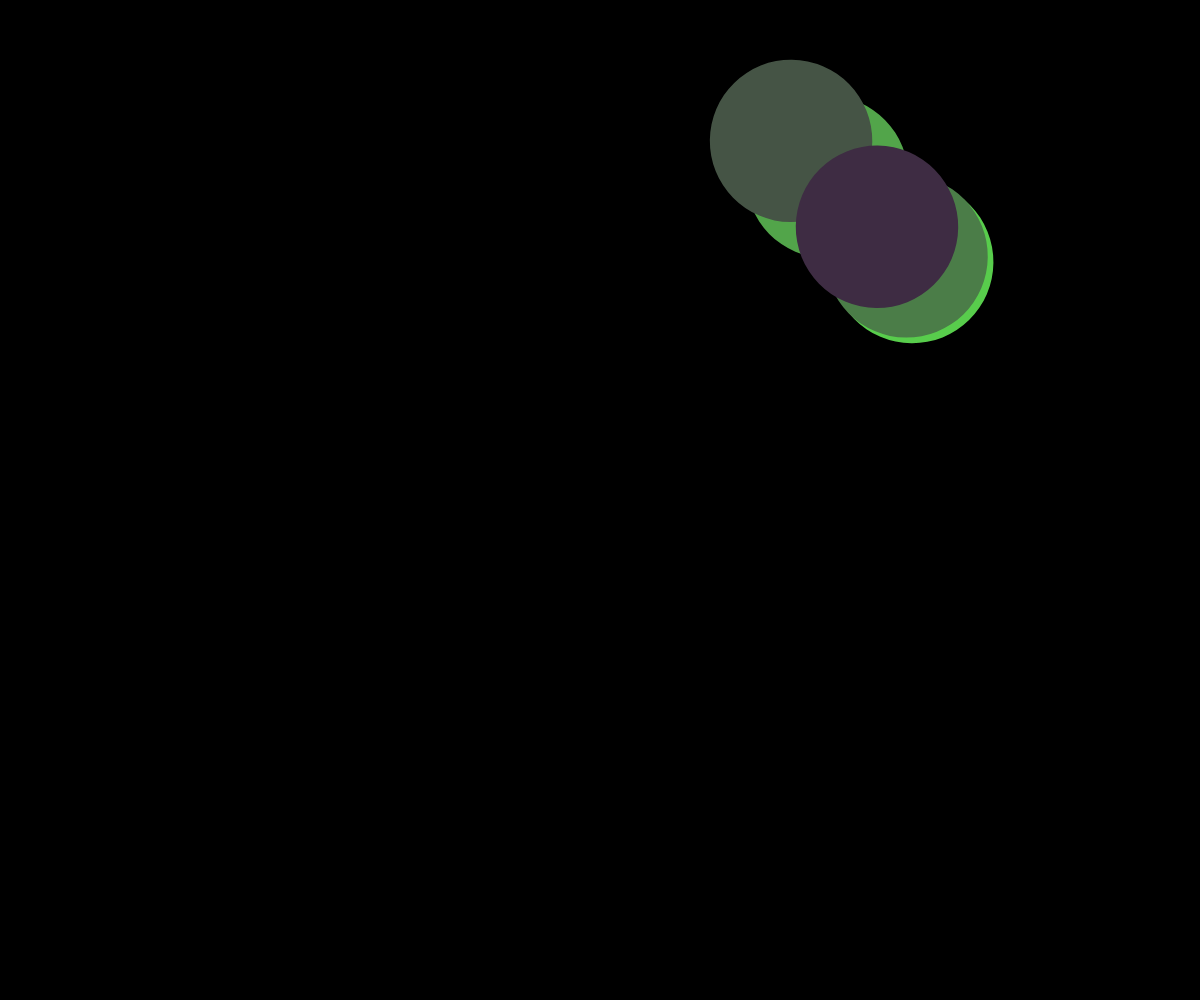
Frame 1 (no input)
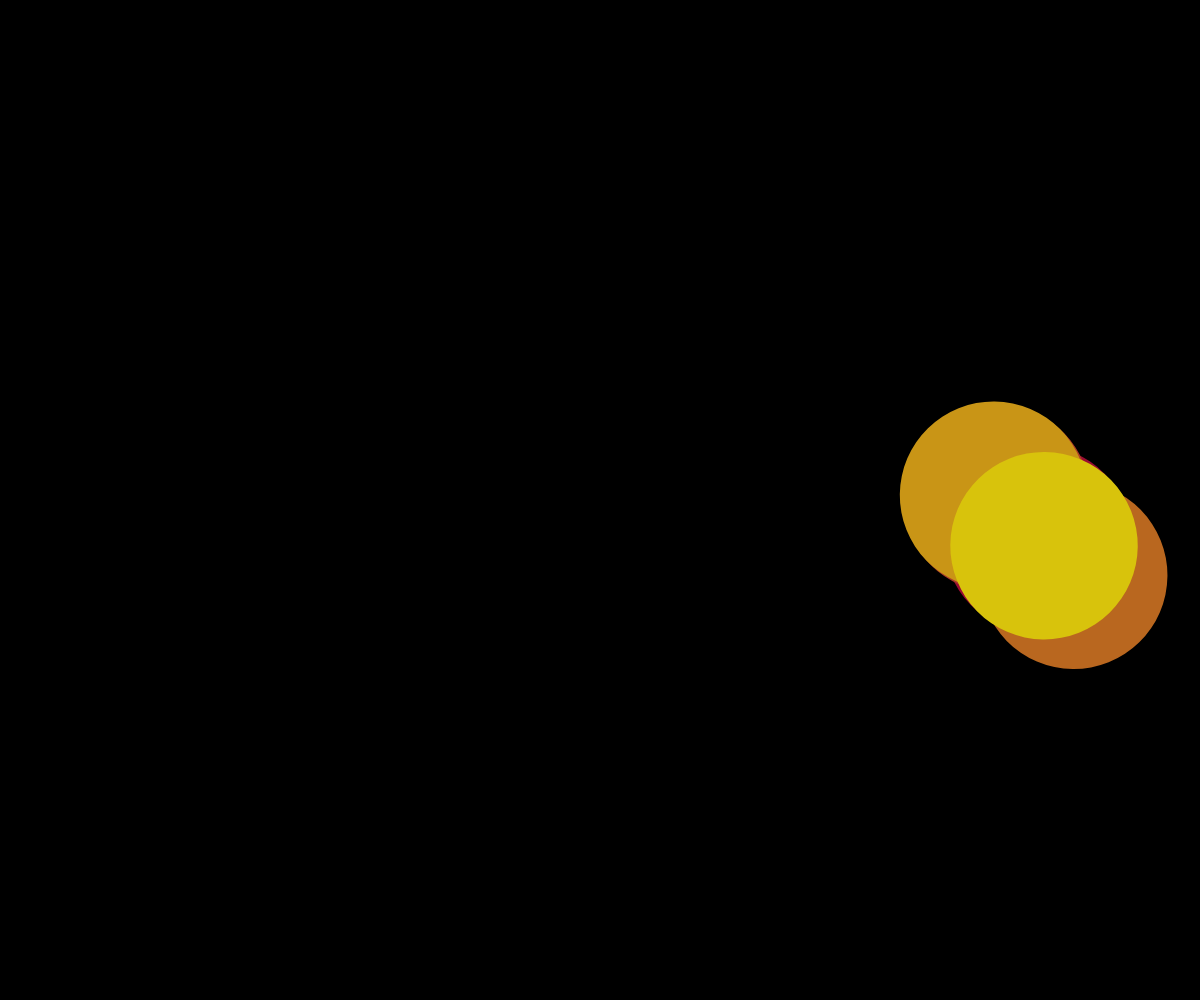
Frame 60 (no input)
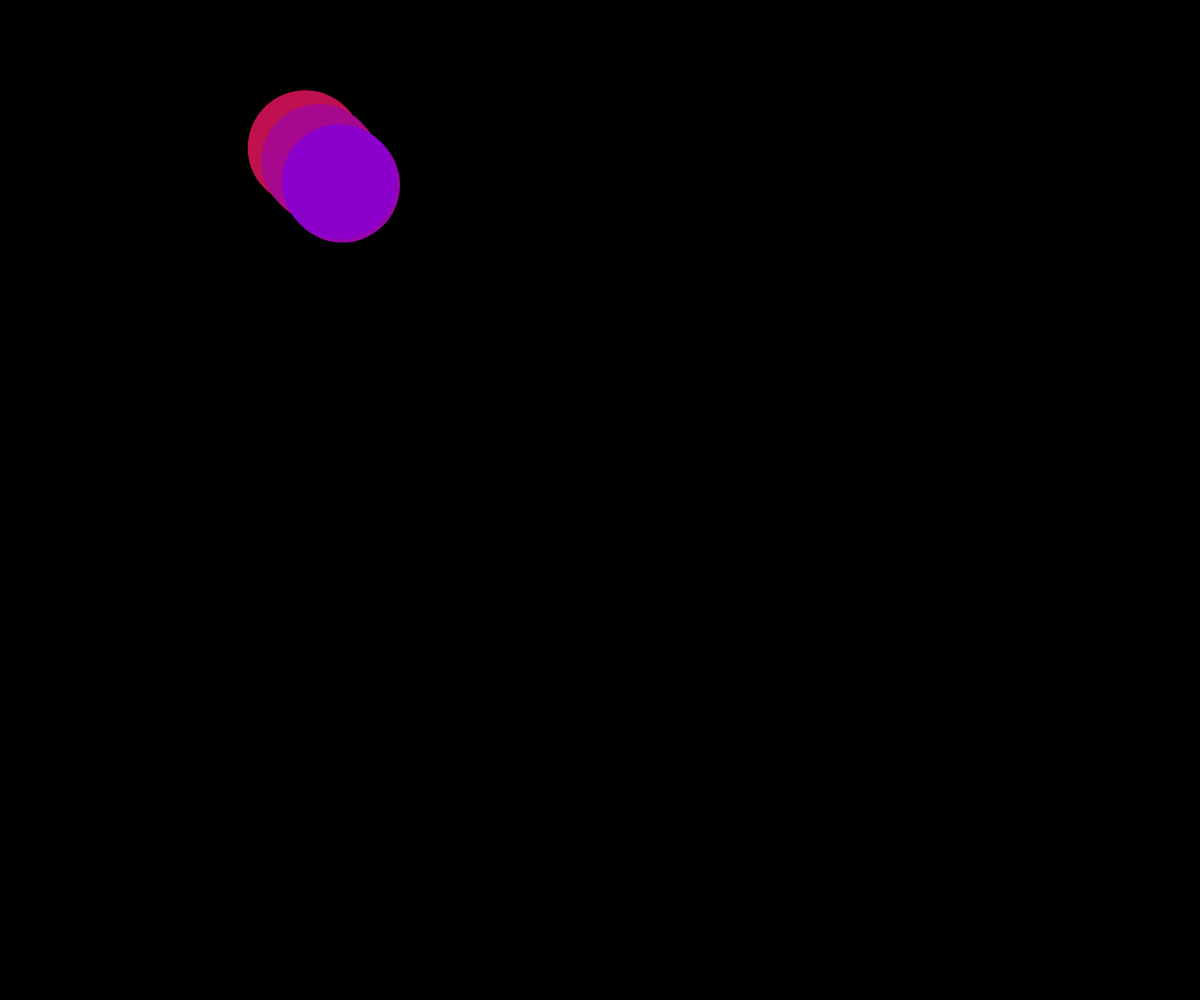
Frame 120 (the mouse pressed at the canvas centre since frame 60)

The p5.js sketch that drew these frames (run headless with seeded random() and noise() and a simulated clock; from frame 60 on, the mouse is pressed at the canvas centre):

// p5.js sketch
// ── sketch.js
// p5.js Screensaver

// Intentions: My goal for this project is to create an abstract screensaver-style animation that combines slow movements and mostly dark imagery. I want to experiment with geometric shapes and color gradients to create a visually captivating experience.

// Reflecting on the Outcome: I'm satisfied with how the screensaver turned out. I used a combination of random movements and smooth transitions to create a sense of fluidity and calmness. The dark background allows the shapes to stand out and creates a soothing visual effect. Overall, I believe I achieved my goal of creating an interesting screensaver-style animation.

// In this p5.js screensaver, I aimed to create an abstract animation that combines slow movements and mostly dark imagery, inspired by classic screensavers. The animation consists of randomly positioned and sized circles that move in a fluid and smooth manner. The colors of the circles transition in a gradient, creating a visually captivating effect. The intention is to provide a visually pleasing and calming experience that can be enjoyed indefinitely.

// By experimenting with geometric shapes, color gradients, and smooth animations, this screensaver-style project captures the essence of traditional screensavers while adding a touch of modern creativity.
function setup() {
  createCanvas(windowWidth, windowHeight);
}

function draw() {
  background(0); // Set a dark background

  // Generate random position and size for shapes
  let x = random(width);
  let y = random(height);
  let size = random(50, 200);

  // Generate random color gradient
  let fromColor = color(random(255), random(255), random(255));
  let toColor = color(random(255), random(255), random(255));

  // Create animated shapes
  for (let i = 0; i < 5; i++) {
    let posX = map(noise(i + frameCount * 0.005), 0, 1, -size, size);
    let posY = map(noise(i + frameCount * 0.005), 0, 1, -size, size);
    let lerpedColor = lerpColor(fromColor, toColor, i / 4);

    push();
    translate(x + posX, y + posY);
    rotate(frameCount * 0.01);
    fill(lerpedColor);
    noStroke();
    ellipse(0, 0, size, size);
    pop();
  }
}
